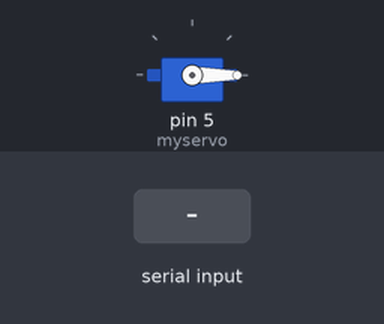
A sketch run on a simulated Arduino Uno, built with avr-gcc and run on an emulated ATmega328P. Shown: servo. The inputs (shaded band) are chosen by the test bench. What the sketch prints to the serial monitor is not drawn.

Above: at 1.2 s.
1.3 s: "90,45\n" received over Serial
At 1.7 s:
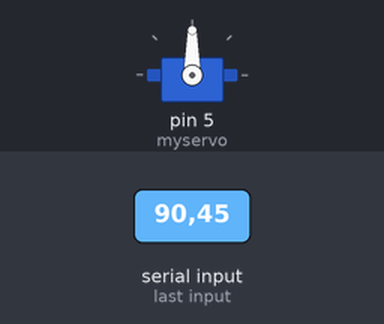
2.8 s: "30,150\n" received over Serial
At 4.0 s:
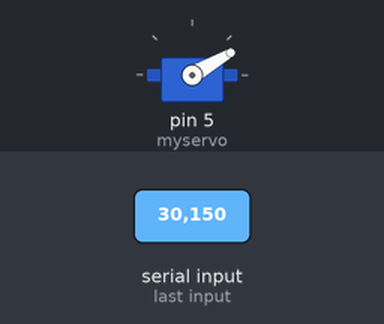
4.3 s: "90\n" received over Serial
At 5.1 s:
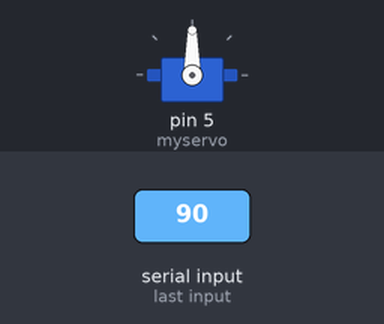
Timing chart, 0 to 7.3 s (numbered marks = the images above; inputs shaded):
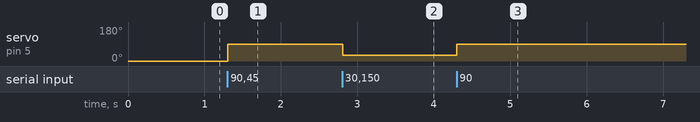

The sketch:

sketch.ino
```cpp
// Lab 5 - Exercise 15: Serial message → Servo position
// Send "0" to "180" in Serial Monitor → servo moves to that angle
// Servo on pin 5

#include <Servo.h>

Servo myservo;

void setup() {
  myservo.attach(5);
  myservo.write(0);  // start at 0°
  Serial.begin(9600);
  Serial.println("=== Exercise 15: Serial → Servo ===");
  Serial.println("Type a number 0-180 and press Enter!");
}

void loop() {
  if (Serial.available() > 0) {
    String input = Serial.readStringUntil('\n');  // read full number
    input.trim();                                  // remove spaces/newlines

    int angle = input.toInt();  // convert "90" → 90

    // Validate angle is within 0–180
    if (angle >= 0 && angle <= 180) {
      myservo.write(angle);
      Serial.print("Moving servo to: ");
      Serial.print(angle);
      Serial.println("°");
    } else {
      Serial.println("Error! Enter a number between 0 and 180.");
    }
  }
}
```

Measured:
- after the input at 1.3 s, servo on pin 5 (myservo): 0° → 90° at once
- after the input at 2.8 s, servo on pin 5 (myservo): 90° → 30° at once
- after the input at 4.3 s, servo on pin 5 (myservo): 30° → 90° at once
